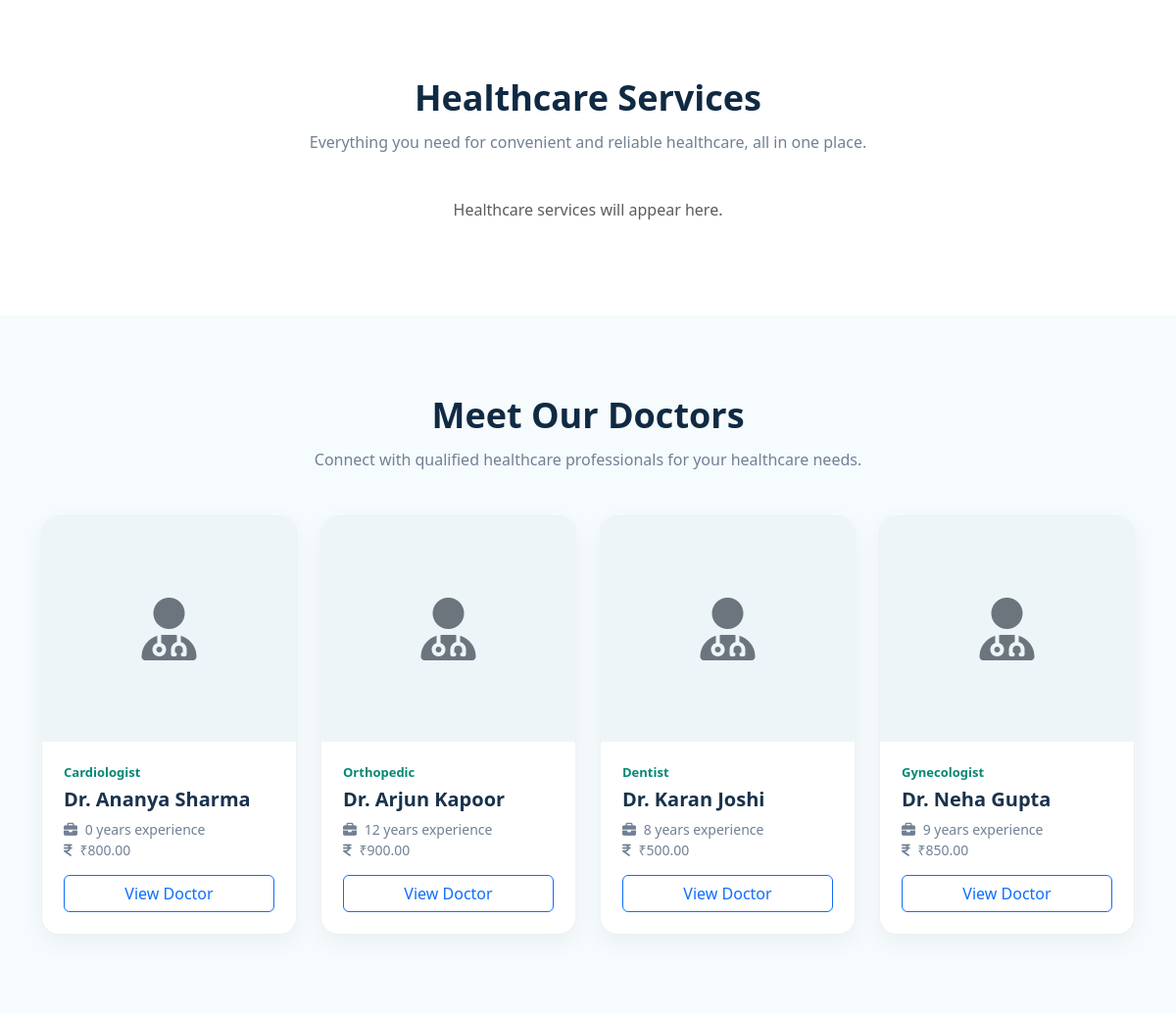
The app's page / (middle part), older data.
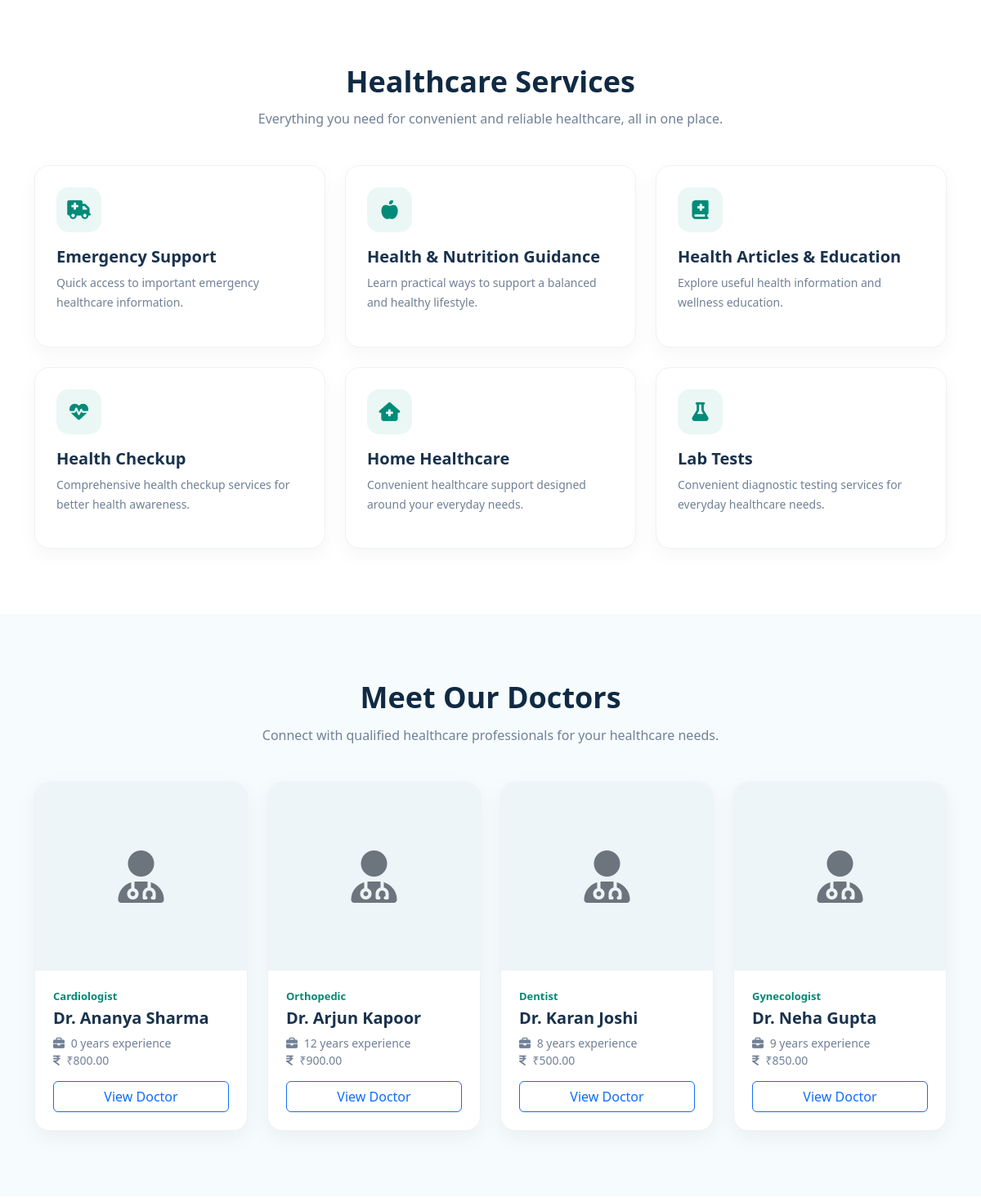
The same page, newer data.
### doctors/models.py (models this page shows, shortened)
class Doctor(models.Model):
    SPECIALIZATION_CHOICES = [
        ("General Physician", "General Physician"),
        ("Cardiologist", "Cardiologist"),
        ("Dermatologist", "Dermatologist"),
        ("Dentist", "Dentist"),
        ("Pediatrician", "Pediatrician"),
        ("Gynecologist", "Gynecologist"),
        ("Neurologist", "Neurologist"),
        ("Orthopedic", "Orthopedic"),
    ]
    name = models.CharField(max_length=150)
    specialization = models.CharField(
        max_length=100,
        choices=SPECIALIZATION_CHOICES
    )
    qualification = models.CharField(max_length=200)
    experience = models.PositiveIntegerField(
        help_text="Experience in years"
    )
    bio = models.TextField(blank=True)
    profile_image = models.ImageField(
        upload_to="doctors/",
        blank=True,
        null=True
    )
    consultation_fee = models.DecimalField(
        max_digits=8,
        decimal_places=2
    )
    available_days = models.CharField(
        max_length=200,
        help_text="Example: Monday, Wednesday, Friday"
    )
    available_time = models.CharField(
        max_length=100,
        help_text="Example: 10:00 AM - 2:00 PM"
    )
    is_available = models.BooleanField(default=True)
    created_at = models.DateTimeField(auto_now_add=True)
    updated_at = models.DateTimeField(auto_now=True)

### core/models.py (models this page shows, shortened)
class Service(models.Model):
    name = models.CharField(max_length=150)
    short_description = models.CharField(max_length=250)
    description = models.TextField()
    icon = models.CharField(
        max_length=100,
        blank=True,
        help_text="Example: fa-solid fa-heart-pulse"
    )
    image = models.ImageField(
        upload_to="services/",
        blank=True,
        null=True
    )
    is_active = models.BooleanField(default=True)
    created_at = models.DateTimeField(auto_now_add=True)
    updated_at = models.DateTimeField(auto_now=True)

### core/views.py (the view)
# urls.py: path("", home, name="home"),
def home(request):
    featured_products = Product.objects.filter(
        is_active=True
    ).order_by("-created_at")[:6]
    featured_doctors = Doctor.objects.filter(
        is_available=True
    ).order_by("name")[:4]
    services = Service.objects.filter(
        is_active=True
    ).order_by("name")[:6]
    latest_articles = Article.objects.filter(
        is_published=True
    ).order_by("-published_date", "-created_at")[:4]
    return render(
        request,
        "core/home.html",
        {
            "featured_products": featured_products,
            "featured_doctors": featured_doctors,
            "services": services,
            "latest_articles": latest_articles,
        }
    )

### products/models.py (called while the page is built)
    @property
    def discounted_price(self):
        discount = self.price * self.discount_percentage / 100
        return self.price - discount

    @property
    def approved_reviews(self):
        return self.reviews.filter(is_approved=True)

    @property
    def review_count(self):
        return self.approved_reviews.count()

### core/templates/core/home.html (shortened to what this page needs)
{% extends "base.html" %}
{% block content %}
<section class="home-section">
    <div class="container">
        <div class="section-heading">
            <h2>Healthcare Services</h2>
            <p>
                Everything you need for convenient and reliable
                healthcare, all in one place.
            </p>
        </div>
        <div class="row g-4">
            {% for service in services %}
            <div class="col-md-6 col-lg-4">
                <div class="service-card">
                    <div class="service-icon">
                        {% if service.icon %}
                        <i class="{{ service.icon }}"></i>
                        {% else %}
                        <i class="fa-solid fa-heart-pulse"></i>
                        {% endif %}
                    </div>
                    <h5>{{ service.name }}</h5>
                    <p>
                        {{ service.short_description }}
                    </p>
                </div>
            </div>
            {% empty %}
            <div class="col-12 text-center">
                <p class="text-muted">
                    Healthcare services will appear here.
                </p>
            </div>
            {% endfor %}
        </div>
    </div>
</section>
<section class="home-section why-section">
    <div class="container">
        <div class="section-heading">
            <h2>Meet Our Doctors</h2>
            <p>
                Connect with qualified healthcare professionals
                for your healthcare needs.
            </p>
        </div>
        <div class="row g-4">
            {% for doctor in featured_doctors %}
            <div class="col-md-6 col-lg-3">
                <div class="doctor-card">
                    {% if doctor.profile_image %}
                    <img src="{{ doctor.profile_image.url }}" class="doctor-image" alt="{{ doctor.name }}">
                    {% else %}
                    <div class="doctor-image d-flex align-items-center justify-content-center">
                        <i class="fa-solid fa-user-doctor fa-4x text-secondary"></i>
                    </div>
                    {% endif %}
                    <div class="doctor-content">
                        <div class="doctor-specialization">
                            {{ doctor.specialization }}
                        </div>
                        <h5>{{ doctor.name }}</h5>
                        <div class="doctor-meta">
                            <i class="fa-solid fa-briefcase me-1"></i>
                            {{ doctor.experience }} years experience
                            <br>
                            <i class="fa-solid fa-indian-rupee-sign me-1"></i>
                            ₹{{ doctor.consultation_fee }}
                        </div>
                        <a href="{% url 'doctors:doctor_list' %}" class="btn btn-outline-primary w-100">
                            View Doctor
                        </a>
                    </div>
                </div>
            </div>
            {% endfor %}
        </div>
    </div>
</section>
{% endblock %}

Row changes from the older to the newer data that the page shows:
added Service: name "Emergency Support", short_description "Quick access to important emergency healthcare information."
added Service: name "Health & Nutrition Guidance", short_description "Learn practical ways to support a balanced and healthy lifestyle."
added Service: name "Health Articles & Education", short_description "Explore useful health information and wellness education."
added Service: name "Health Checkup", short_description "Comprehensive health checkup services for better health awareness."
added Service: name "Home Healthcare", short_description "Convenient healthcare support designed around your everyday needs."
added Service: name "Lab Tests", short_description "Convenient diagnostic testing services for everyday healthcare needs."
Text that changed along with them:
text no longer shown: "Healthcare services will appear here."
